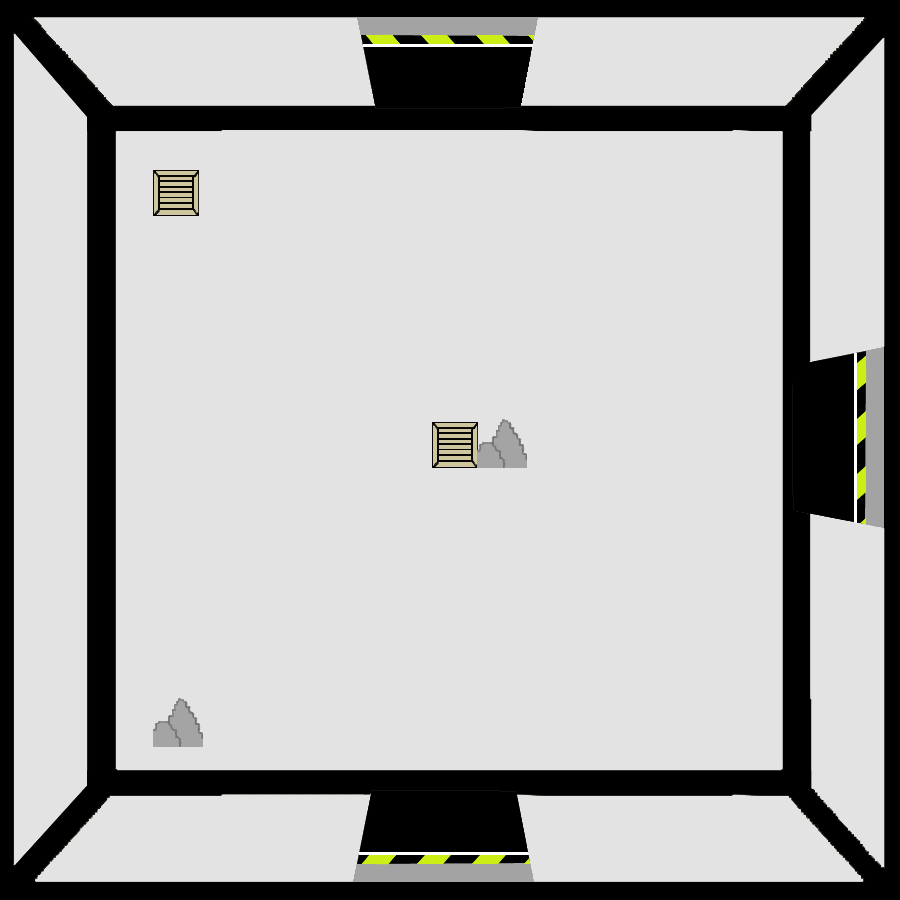

Tiled map render using the project's own tile images. Description and the map definition, with tile-layer contents summarised, below:
An orthogonal 100x100 tile map with 9x9 px tiles, 2 tile layers (SALA, OBJETOS), 3 tilesets.

<map version="1.2" tiledversion="1.3.3" orientation="orthogonal" renderorder="right-down" width="100" height="100" tilewidth="9" tileheight="9" infinite="0" nextlayerid="3" nextobjectid="1">
 <tileset firstgid="1" source="LAB8.tsx" />
 <tileset firstgid="10001" source="CAJA.tsx" />
 <tileset firstgid="10026" source="ROCAS.tsx" />
 <layer id="1" name="SALA" width="100" height="100">
  <data>[10000 cells, 10000 non-empty, 10000 distinct tile ids]</data>
 </layer>
 <layer id="2" name="OBJETOS" width="100" height="100">
  <data>[10000 cells, 707 non-empty, 681 distinct tile ids]</data>
 </layer>
</map>
